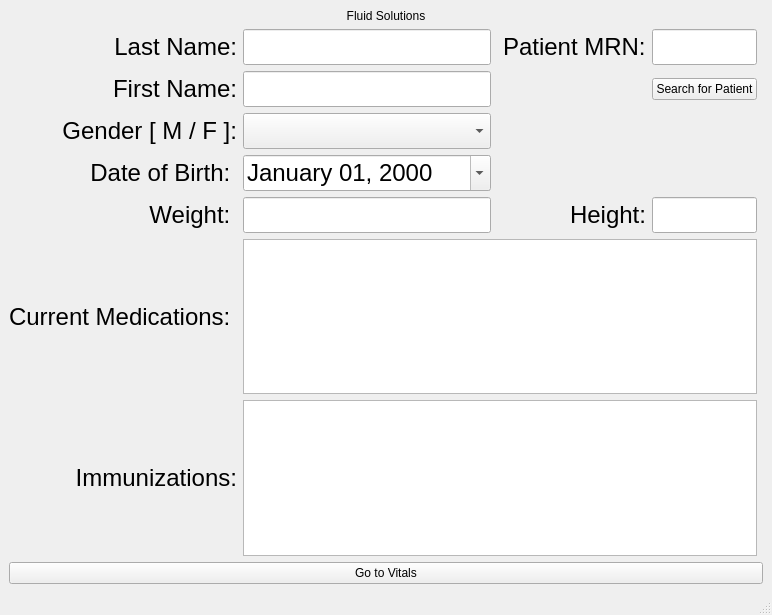
<?xml version="1.0" encoding="UTF-8"?>
<ui version="4.0">
 <class>MainWindow</class>

      <!-- Begin Main Window Widget -->

 <widget class="QMainWindow" name="MainWindow">
  <property name="geometry">
   <rect>
    <x>0</x>
    <y>0</y>
    <width>745</width>
    <height>615</height>
   </rect>
  </property>
  <property name="windowTitle">
   <string>MainWindow</string>
  </property>

      <!-- Begin Central Widget -->

  <widget class="QWidget" name="centralwidget">

      <!-- Begin Layout -->

   <layout class="QGridLayout" name="gridLayout">

      <!-- Label for the Fluid Solutions Title/Header -->
    <item row="0" column="0" colspan="7">
     <widget class="QLabel" name="title">
      <property name="styleSheet">
       <string notr="true">font: 48pt &quot;Times New Roman&quot;;</string>
      </property>
      <property name="text">
       <string>Fluid Solutions</string>
      </property>
      <property name="alignment">
       <set>Qt::AlignCenter</set>
      </property>
     </widget>
    </item>

      <!-- Label for the Patient MRN -->
    <item row="1" column="3" colspan="2">
     <widget class="QLabel" name="mrn_label">
      <property name="styleSheet">
        <string notr="true">font-size: 24px;</string>
      </property>
      <property name="text">
       <string>Patient MRN:</string>
      </property>
     </widget>
    </item>

      <!-- Text box for the Patient MRN -->
    <item row="1" column="5">
     <widget class="QLineEdit" name="mrn_value">
      <property name="styleSheet">
       <string notr="true">font-size: 24px;</string>
      </property>
      <property name="minimumWidth">
        <number>300</number> 
      </property>
      <property name="minimumHeight">
        <number>50</number> 
      </property>
     </widget>
    </item>

    <!-- Search button for patients -->
    <item row="2" column="5">
     <widget class="QPushButton" name="search_patient">
      <property name="toolTip">
       <string>Click to search for a patient</string>
      </property>
      <property name="text">
       <string>Search for Patient</string>
      </property>
     </widget>
    </item>

      <!-- Label for the Last Name field -->
    <item row="1" column="0">
     <widget class="QLabel" name="lastname_label">
      <property name="styleSheet">
        <string notr="true">font-size: 24px;</string>
      </property>
      <property name="text">
       <string>Last Name:</string>
      </property>
      <property name="alignment">
       <set>Qt::AlignRight|Qt::AlignTrailing|Qt::AlignVCenter</set>
      </property>
     </widget>
    </item>

      <!-- Textbox for the Lastname field -->
    <item row="1" column="1">
     <widget class="QLineEdit" name="lastname_value">
      <property name="styleSheet">
        <string notr="true">font-size: 24px;</string>
      </property>
      <property name="minimumWidth">
        <number>200</number> 
      </property>
      <property name="maximumWidth">
        <number>300</number> 
      </property>
      <property name="minimumHeight">
        <number>50</number> 
      </property>
     </widget>
    </item>

    <!-- Label for the first name field -->
    <item row="2" column="0">
     <widget class="QLabel" name="firstname_label">
      <property name="styleSheet">
        <string notr="true">font-size: 24px;</string>
      </property>
      <property name="text">
       <string>First Name:</string>
      </property>
      <property name="alignment">
       <set>Qt::AlignRight|Qt::AlignTrailing|Qt::AlignVCenter</set>
      </property>
     </widget>
    </item>

      <!-- Text entry widget for the first name field -->
    <item row="2" column="1">
     <widget class="QLineEdit" name="firstname_value">
      <property name="styleSheet">
       <string notr="true">font-size: 24px;</string>
      </property>
      <property name="minimumWidth">
        <number>300</number> 
      </property>
      <property name="minimumHeight">
        <number>50</number> 
      </property>
     </widget>
    </item>

    <!-- Label for Gender -->
    <item row="3" column="0">
     <widget class="QLabel" name="gender_label">
      <property name="styleSheet">
        <string notr="true">font-size: 24px;</string>
      </property>
      <property name="text">
       <string>Gender [ M / F ]:</string>
      </property>
      <property name="alignment">
       <set>Qt::AlignRight|Qt::AlignTrailing|Qt::AlignVCenter</set>
      </property>
     </widget>
    </item>

      <!-- Dropdown for gender -->
    <item row="3" column="1">
     <widget class="QComboBox" name="gender_dropdown">
      <item>
        <property name="text">
          <string></string>
        </property>
      </item>
      <item>
        <property name="text">
          <string>male</string>
        </property>
      </item>
      <item>
        <property name="text">
          <string>female</string>
        </property>
      </item>
      <property name="styleSheet">
        <string notr="true">font-size: 24px;</string> 
      </property>
      <property name="minimumWidth">
        <number>300</number> 
      </property>
      <property name="minimumHeight">
        <number>50</number> 
      </property>
     </widget>
    </item>


    <!-- Label for date of birth -->
    <item row="4" column="0">
     <widget class="QLabel" name="dob_label">
      <property name="styleSheet">
        <string notr="true">font-size: 24px;</string>
      </property>
      <property name="text">
       <string>Date of Birth: </string>
      </property>
      <property name="alignment">
       <set>Qt::AlignRight|Qt::AlignTrailing|Qt::AlignVCenter</set>
      </property>
     </widget>
    </item>

      <!-- Textbox for the date of birth -->
    <item row="4" column="1">
     <widget class="QDateEdit" name="dob_value">
        <property name="calendarPopup">
            <bool>true</bool>
        </property>
        <property name="displayFormat">
            <string>MMMM dd, yyyy</string>
        </property>
        <property name="styleSheet">
          <string notr="true">font-size: 24px;</string> 
        </property>
        <property name="minimumWidth">
          <number>300</number> 
        </property>
        <property name="minimumHeight">
          <number>50</number> 
        </property> 
     </widget>
    </item>

    <!-- Label for Weight -->
    <item row="5" column="0">
     <widget class="QLabel" name="weight_label">
      <property name="styleSheet">
        <string notr="true">font-size: 24px;</string>
      </property>
      <property name="text">
       <string>Weight: </string>
      </property>
      <property name="alignment">
       <set>Qt::AlignRight|Qt::AlignTrailing|Qt::AlignVCenter</set>
      </property>
     </widget>
    </item>

      <!-- Textbox for Weight -->
    <item row="5" column="1">
     <widget class="QLineEdit" name="weight_value">
      <property name="styleSheet">
       <string notr="true">font-size: 24px;</string>
      </property>
      <property name="minimumWidth">
        <number>300</number> 
      </property>
      <property name="minimumHeight">
        <number>50</number> 
      </property>
     </widget>
    </item>

    <!-- Label for Height -->
    <item row="5" column="3" colspan="2">
     <widget class="QLabel" name="height_label">
      <property name="styleSheet">
        <string notr="true">font-size: 24px;</string>
      </property>
      <property name="text">
       <string>Height:</string>
      </property>
      <property name="alignment">
       <set>Qt::AlignRight|Qt::AlignTrailing|Qt::AlignVCenter</set>
      </property>
     </widget>
    </item>

    <!-- Textbox for Height -->
    <item row="5" column="5">
     <widget class="QLineEdit" name="height_value">
      <property name="styleSheet">
       <string notr="true">font-size: 24px;</string>
      </property>
      <property name="minimumWidth">
        <number>300</number> 
      </property>
      <property name="minimumHeight">
        <number>50</number> 
      </property>
     </widget>
    </item>

      <!-- Label for the Current Medications -->
    <item row="6" column="0">
     <widget class="QLabel" name="medications_label">
      <property name="styleSheet">
        <string notr="true">font-size: 24px;</string>
      </property>
      <property name="text">
       <string>Current Medications: </string>
      </property>
      <property name="alignment">
       <set>Qt::AlignRight|Qt::AlignTrailing|Qt::AlignVCenter</set>
      </property>
     </widget>
    </item>

          <!--Current Medications Textbox -->
    <item row="6" column="1" colspan="5">
     <widget class="QTextEdit" name="medications_value">
      <property name="styleSheet">
        <string notr="true">font-size: 24px;</string>
      </property>
     </widget>
    </item>

      <!-- Label for Immunizations -->
    <item row="7" column="0">
     <widget class="QLabel" name="immunizations_label">
      <property name="styleSheet">
        <string notr="true">font-size: 24px;</string>
      </property>
      <property name="text">
       <string>Immunizations:</string>
      </property>
      <property name="alignment">
       <set>Qt::AlignRight|Qt::AlignTrailing|Qt::AlignVCenter</set>
      </property>
     </widget>
    </item>

    <!-- Text box for Immunizations -->
    <item row="7" column="1" colspan="5">
     <widget class="QTextEdit" name="immunizations_value">
      <property name="styleSheet">
        <string notr="true">font-size: 24px;</string>
      </property>
     </widget>
    </item>

        <!-- Routing Button -->
    <item row="8" column="0" colspan="7">
     <widget class="QPushButton" name="routing_button">
      <property name="toolTip">
       <string>Click to view vitals window</string>
      </property>
      <property name="text">
       <string>Go to Vitals</string>
      </property>
     </widget>
    </item>

      <!-- End layout -->

   </layout>

      <!-- End Central Widget -->

  </widget>

  <!-- status bar to hold the button -->
  <widget class="QStatusBar" name="statusbar"/>

      <!-- End Main Window Widget -->

 </widget>
 <resources/>
 <connections/>
</ui>
